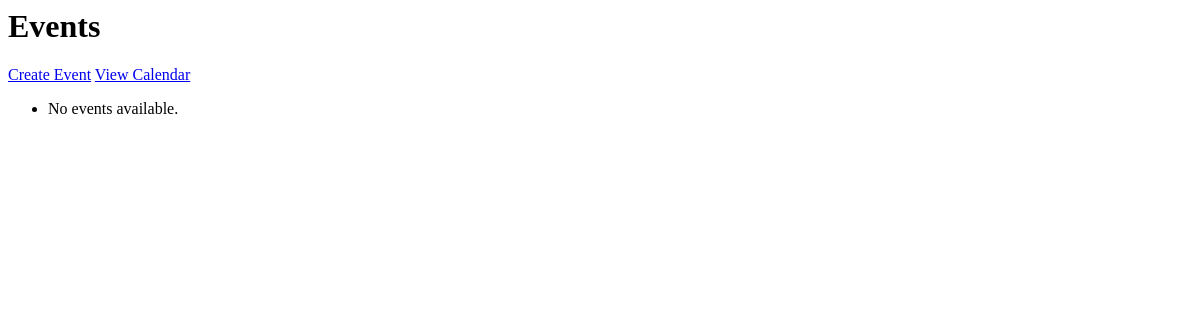
Before: /events/ (signed in) with the older database file.
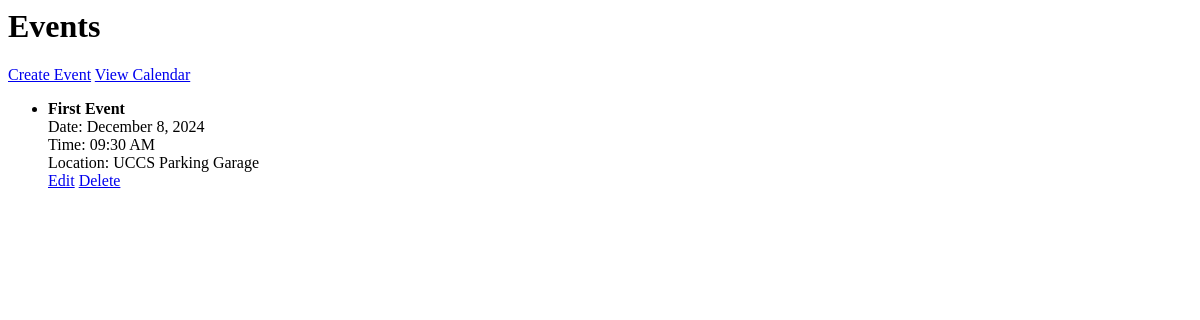
After: the same page with the newer database file.
### events/models.py (models this page shows, shortened)
class Event(models.Model):
    title = models.CharField(max_length=200)
    description = models.TextField()
    date = models.DateField()
    time = models.TimeField(default=time(12,0))
    location = models.CharField(max_length=200)
    created_by = models.ForeignKey(User, on_delete=models.CASCADE, null=True, blank=True)

### events/views.py (the view)
# urls.py: path('', event_list, name='event_list'),
@login_required
def event_list(request):
    events = Event.objects.all()
    return render(request, 'events/event_list.html', {'events': events})

### events/templates/events/event_list.html
<h1>Events</h1>
<a href="{% url 'create_event' %}">Create Event</a>
<a href="{% url 'calendar' %}">View Calendar</a>
<ul>
    {% for event in events %}
        <li>
            <strong>{{ event.title }}</strong><br>
            Date: {{ event.date|date:"F j, Y" }}<br>
            Time: {{ event.time|time:"h:i A" }}<br>
            Location: {{ event.location|default:"N/A" }}<br>
			<a href="{% url 'edit_event' event.id %}">Edit</a>
            <a href="{% url 'delete_event' event.id %}">Delete</a>
        </li>
    {% empty %}
        <li>No events available.</li>
    {% endfor %}
</ul>

Changed rows visible on the page:
added Event: title "First Event", date "December 8, 2024", time "09:30 AM", location "UCCS Parking Garage"
Other visible differences:
text no longer shown: "No events available."
